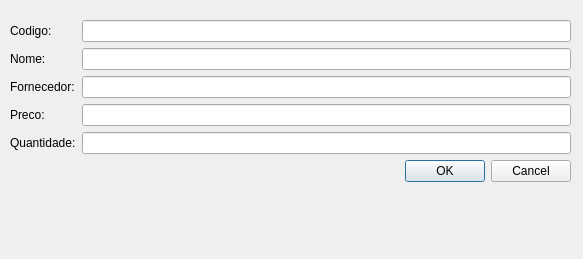
<?xml version="1.0" encoding="UTF-8"?>
<ui version="4.0">
 <class>Form</class>
 <widget class="QWidget" name="Form">
  <property name="geometry">
   <rect>
    <x>0</x>
    <y>0</y>
    <width>583</width>
    <height>259</height>
   </rect>
  </property>
  <property name="windowTitle">
   <string>Form</string>
  </property>
  <widget class="QWidget" name="layoutWidget">
   <property name="geometry">
    <rect>
     <x>10</x>
     <y>20</y>
     <width>561</width>
     <height>221</height>
    </rect>
   </property>
   <layout class="QFormLayout" name="formLayout">
    <property name="fieldGrowthPolicy">
     <enum>QFormLayout::AllNonFixedFieldsGrow</enum>
    </property>
    <item row="0" column="0">
     <widget class="QLabel" name="pidLabel">
      <property name="text">
       <string>Codigo:</string>
      </property>
     </widget>
    </item>
    <item row="2" column="0">
     <widget class="QLabel" name="nameLabel">
      <property name="text">
       <string>Nome:</string>
      </property>
     </widget>
    </item>
    <item row="4" column="0">
     <widget class="QLabel" name="fornLabel">
      <property name="text">
       <string>Fornecedor:</string>
      </property>
     </widget>
    </item>
    <item row="6" column="0">
     <widget class="QLabel" name="priceLabel">
      <property name="text">
       <string>Preco:</string>
      </property>
     </widget>
    </item>
    <item row="8" column="0">
     <widget class="QLabel" name="amountLabel">
      <property name="text">
       <string>Quantidade:</string>
      </property>
     </widget>
    </item>
    <item row="0" column="1">
     <widget class="QLineEdit" name="pidText"/>
    </item>
    <item row="2" column="1">
     <widget class="QLineEdit" name="nameText"/>
    </item>
    <item row="4" column="1">
     <widget class="QLineEdit" name="providerText"/>
    </item>
    <item row="6" column="1">
     <widget class="QLineEdit" name="priceText"/>
    </item>
    <item row="8" column="1">
     <widget class="QLineEdit" name="amountText"/>
    </item>
    <item row="10" column="1">
     <widget class="QDialogButtonBox" name="buttonBox">
      <property name="standardButtons">
       <set>QDialogButtonBox::Cancel|QDialogButtonBox::Ok</set>
      </property>
     </widget>
    </item>
   </layout>
  </widget>
 </widget>
 <resources/>
 <connections>
  <connection>
   <sender>buttonBox</sender>
   <signal>rejected()</signal>
   <receiver>Form</receiver>
   <slot>cancel()</slot>
   <hints>
    <hint type="sourcelabel">
     <x>425</x>
     <y>224</y>
    </hint>
    <hint type="destinationlabel">
     <x>402</x>
     <y>246</y>
    </hint>
   </hints>
  </connection>
  <connection>
   <sender>buttonBox</sender>
   <signal>accepted()</signal>
   <receiver>Form</receiver>
   <slot>save()</slot>
   <hints>
    <hint type="sourcelabel">
     <x>515</x>
     <y>225</y>
    </hint>
    <hint type="destinationlabel">
     <x>482</x>
     <y>246</y>
    </hint>
   </hints>
  </connection>
 </connections>
 <slots>
  <slot>cancel()</slot>
  <slot>save()</slot>
 </slots>
</ui>
